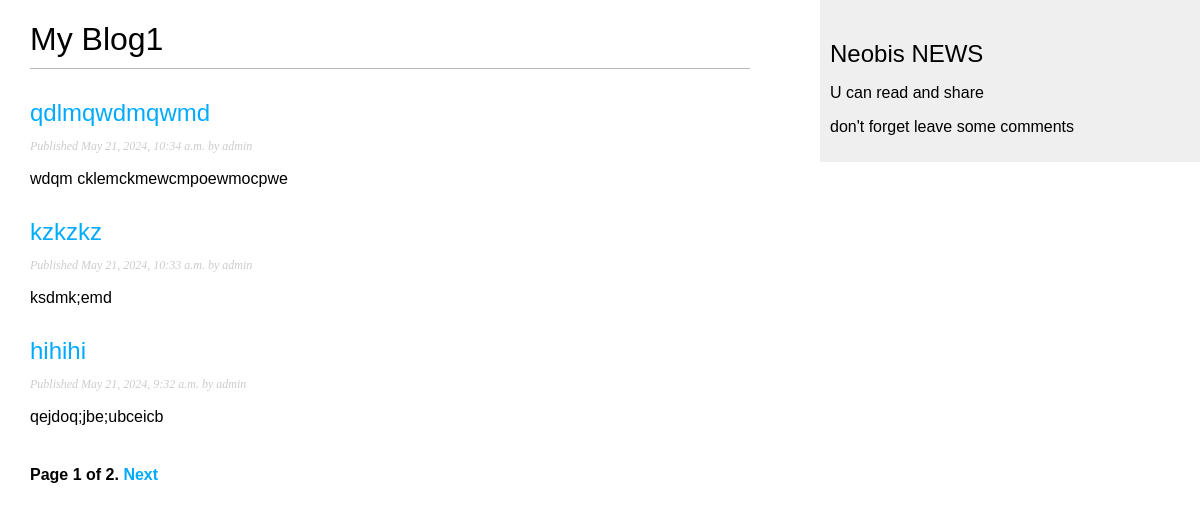
Screenshot of /blog/ with the database file from the repository.
### blog/models.py (models this page shows, shortened)
class Post(models.Model):
    class Status(models.TextChoices):
        DRAFT='DF', 'Draft'
        PUBLISHED = 'PB', 'Published'
    title = models.CharField(max_length=250)
    slug = models.SlugField(max_length=250,
                            unique_for_date='publish')
    author=models.ForeignKey(User,
                             on_delete=models.CASCADE,
                             related_name='blog_posts')
    body = models.TextField()
    publish = models.DateTimeField(default=timezone.now)
    created = models.DateTimeField(auto_now_add=True)
    updated = models.DateTimeField(auto_now=True)
    status = models.CharField(max_length=2,
                            choices = Status.choices,
                            default = Status.DRAFT)
    object = models.Manager()
    published = PublishedManager()
    class Meta:
        ordering = ['-publish']
        indexes = [
            models.Index(fields=['-publish']),
        ]
    def get_absolute_url(self):
        return reverse('blog:post_detail',
                       args=[self.publish.year,
                             self.publish.month,
                             self.publish.day,
                             self.slug])

### blog/views.py (the view)
# urls.py: path('', views.PostListView.as_view(), name='post_list'),
class PostListView(ListView):
    queryset = Post.published.all()
    context_object_name = 'posts'
    paginate_by = 3
    template_name = 'blog/post/list.html'

### blog/templates/blog/post/list.html (shortened to what this page needs)
{% extends "blog/base.html" %}
{% block content %}
<h1> My Blog1 </h1>
    {% for post in posts %}
    <h2>
        <a href="{{ post.get_absolute_url }}">
            {{ post.title }}
        </a>
    </h2>
    <p class="date">
        Published {{ post.publish }} by {{ post.author }}
    </p>
    {{ post.body|truncatewords:30|linebreaks }}
    {% endfor %}
{% include "pagination.html" with page=page_obj %}
{% endblock %}

### blog/templates/blog/base.html (shortened to what this page needs)
{% load static %}
<!DOCTYPE html>
<html>
<head>
  <link href="{% static "css/blog.css" %}" rel="stylesheet">
</head>
<body>
  <div id="content">
    {% block content %}
    {% endblock %}
  </div>
  <div id="sidebar">
    <h2>Neobis NEWS</h2>
    <p>U can read and share</p>
    <p>don't forget leave some comments</p>
  </div>
</body>
</html>

### blog/templates/pagination.html (shortened to what this page needs)
<div class="pagination">
  <span class="step-links">
    <span class="current">
      Page {{ page.number }} of {{ page.paginator.num_pages }}.
    </span>
    {% if page.has_next %}
      <a href="?page={{ page.next_page_number }}">Next</a>
    {% endif %}
  </span>
</div>

### blog/static/css/blog.css (style rules this page uses)
body { margin:0; padding:0; font-family:helvetica, sans-serif; }
a { color:#00abff; text-decoration:none; }
h1 { font-weight:normal; border-bottom:1px solid #bbb; padding:0 0 10px 0; }
h2 { font-weight:normal; margin:30px 0 0; }
#content { float:left; width:60%; padding:0 0 0 30px; }
#sidebar { float:right; width:30%; padding:10px; background:#efefef; height:100%; }
p.date { color:#ccc; font-family: georgia, serif; font-size: 12px; font-style: italic; }
.pagination { margin:40px 0; font-weight:bold; }

### rows the page displays
Post: title "qdlmqwdmqwmd", publish "May 21, 2024, 10:34 a.m.", author "admin", body "wdqm cklemckmewcmpoewmocpwe"
Post: title "kzkzkz", publish "May 21, 2024, 10:33 a.m.", author "admin", body "ksdmk;emd"
Post: title "hihihi", publish "May 21, 2024, 9:32 a.m.", author "admin", body "qejdoq;jbe;ubceicb"

### other values shown
{{ page.number }} "1"
{{ page.paginator.num_pages }} "2"
